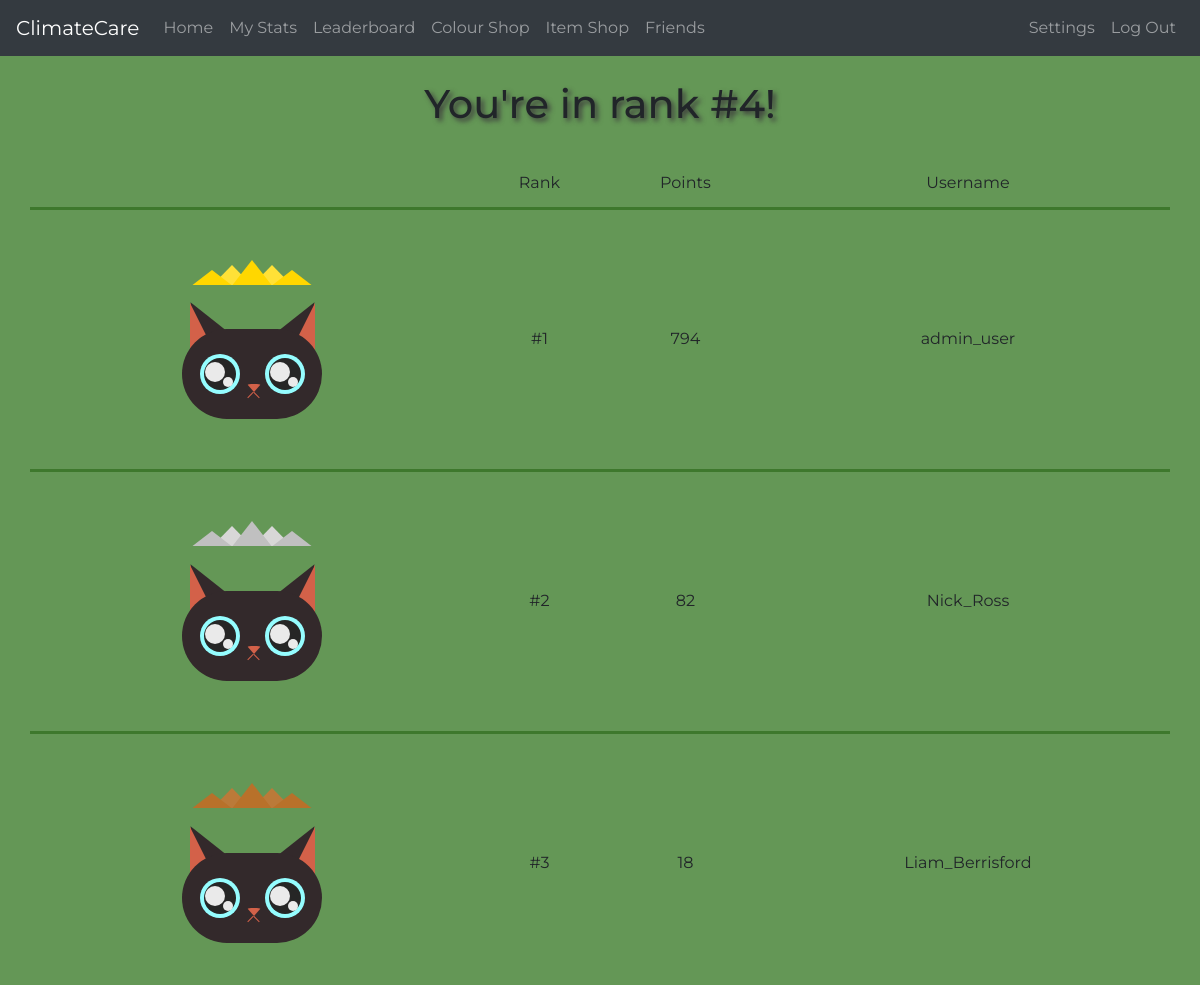
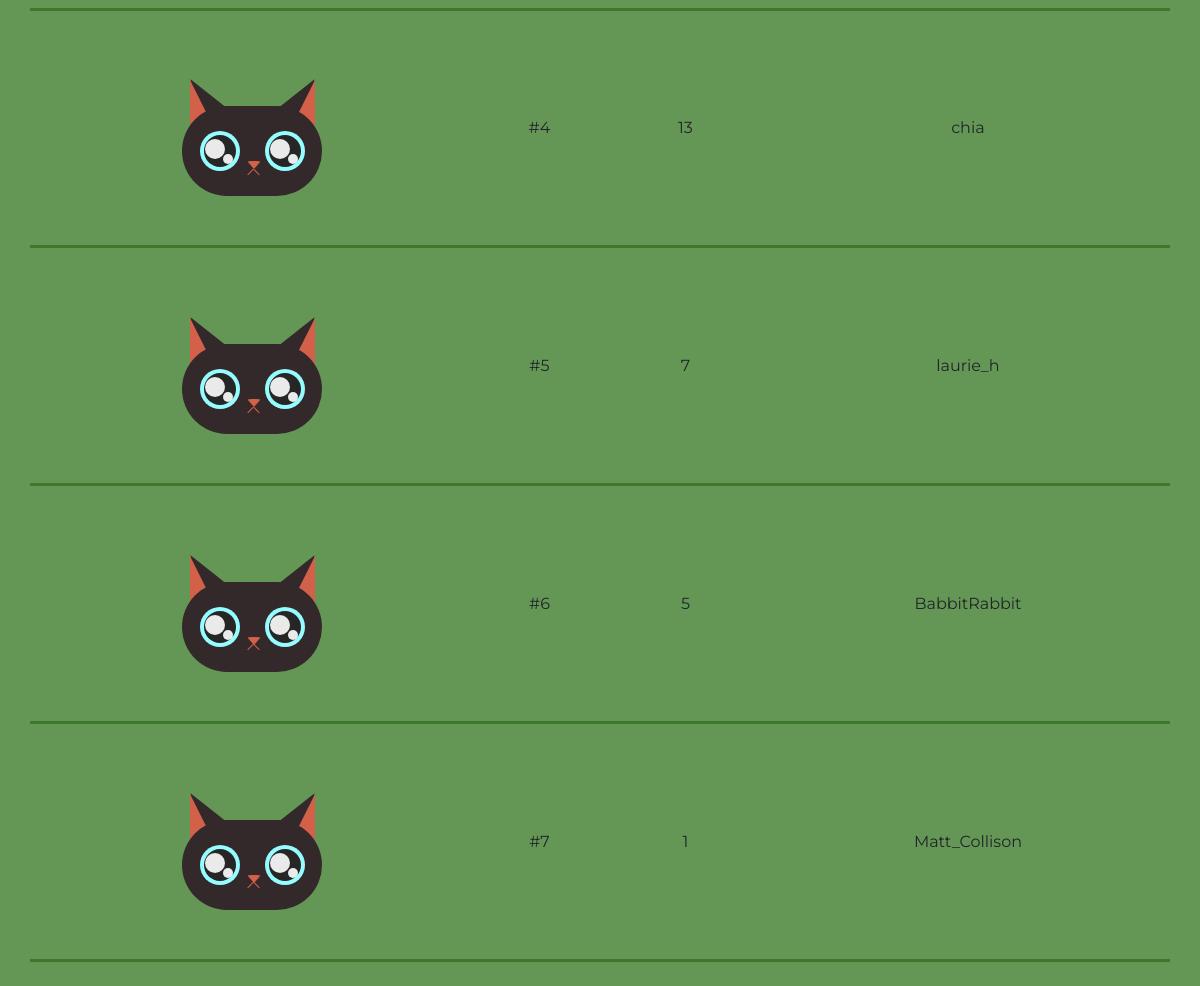
Page /climate/leaderboard (signed in) on the committed database (2 pictures, top to bottom).
### climate/models.py (models this page shows)
class Colour(models.Model):
    colour_id = models.CharField(primary_key=True, max_length=16)
    colour_hex_val = models.CharField(max_length=10)
    colour_hex_val_patch = models.CharField(max_length=10, default="", null=True)
    colour_cost = models.IntegerField(null=False, default=0)

### climate/views.py (the view)
# urls.py: path('leaderboard', views.leaderboard_page, name='leaderboard'),
@login_required(login_url='loginPage')
def leaderboard_page(request):
    leaderboard_data = return_leaderboard() #returns a list of dictionaries for
    user_rank = return_ranking(request.user.username)
    return render(request, 'leaderboard.html', {'data':leaderboard_data, 'rank':user_rank})

### climate/views.py (called while the page is built)
def return_leaderboard():
    leaderboard_output = [] #this is the ouput data, a list of dictionaries
    max_items = len(list(Profile.objects.all()))
    if max_items > 20: #ensures no more than 20 items are retrieved
        max_items = 20
    top_profiles = list(Profile.objects.all())[0:max_items] #retrieves the
    for i in top_profiles:
        username = (i.user).username
        points = i.points
        creature_eye_colour = i.creature.eye_colour
        creature_fur_colour = i.creature.fur_colour
        temp_dictionary = {
            "username": username,
            "points": points,
            "creature_eye_colour": creature_eye_colour,
            "creature_fur_colour": creature_fur_colour
        }
        leaderboard_output.append(temp_dictionary)
    return leaderboard_output

def return_ranking(username_required):
    all_profiles = list(Profile.objects.all())
    user_found = False
    search_count = 0
    while (user_found == False) and (search_count < len(all_profiles)):
        if all_profiles[search_count].user.username == username_required:
            user_found = True
        search_count = search_count + 1
    return search_count

### users/context_processors.py (called while the page is built)
def dev_or_gm_context(request):
    dev_or_gm_bool = is_dev_or_gm(request)
    return {
        'dev_or_gm_bool': dev_or_gm_bool
    }

### climate/templates/leaderboard.html (shortened to what this page needs)
{% extends "base.html" %}
{% load static %}
{% block head %}
    <link rel="stylesheet" type="text/css" href="{% static 'leaderboard.css' %}">
{% endblock %}
{% block content %}
    <br>
    <h1 id="own-rank">You're in rank #{{ rank }}!</h1>
    <br>
    <table class="container" id="leaderboard">
        <tr>
            <th></th>
            <th>Rank</th>
            <th>Points</th>
            <th>Username</th>
        </tr>
        {% for row in data %}
            <tr>
                <th>
                    <div class="first">
                        {% if forloop.counter == 1 %}
                            <div class="crown">
                                <div class="gold crown-point _1"></div>
                                <div class="gold2 crown-point _2"></div>
                                <div class="gold crown-point _3"></div>
                                <div class="gold2 crown-point _4"></div>
                                <div class="gold crown-point _5"></div>
                            </div>
                        {% endif %}
                        {% if forloop.counter == 2 %}
                            <div class="crown">
                                <div class="silver crown-point _1"></div>
                                <div class="silver2 crown-point _2"></div>
                                <div class="silver crown-point _3"></div>
                                <div class="silver2 crown-point _4"></div>
                                <div class="silver crown-point _5"></div>
                            </div>
                        {% endif %}
                        {% if forloop.counter == 3 %}
                            <div class="crown">
                                <div class="bronze crown-point _1"></div>
                                <div class="bronze2 crown-point _2"></div>
                                <div class="bronze crown-point _3"></div>
                                <div class="bronze2 crown-point _4"></div>
                                <div class="bronze crown-point _5"></div>
                            </div>
                        {% endif %}
                        <div class="cat-icon" id="cat{{ forloop.counter }}">
                            <div class="face" id="face{{ forloop.counter }}" data-colour="{{ row.creature }}">
                                <div class="inner-l"></div>
                                <div class="inner-r"></div>
                                <div class="eye-l">
                                    <div class="eyeball"><div class="eyeshine"><div class="eyeshine2"></div></div></div>
                                </div>
                                <div class="eye-r">
                                    <div class="eyeball"><div class="eyeshine"><div class="eyeshine2"></div></div></div>
                                </div>
                                <div class="nose">
                                    <div class="l1"></div>
                                    <div class="l2"></div>
                                </div>
                            </div>
                        </div>
                    </div>
                </th>
                <th>
                    #{{ forloop.counter }}
                </th>
                <th>{{ row.points }}</th>
                <th>{{ row.username }}</th>
            </tr>
        {% endfor %}
    </table>
    <br>
{% endblock %}

### climate/static/leaderboard.css (style rules this page uses)
:root { --c: #33292b; }
* { font-family: "Montserrat", sans-serif; }
body { background-color: #649756; }
h1 { font-family: "Montserrat", sans-serif; text-shadow: 3px 3px 5px #3e3d3d; }
#own-rank { text-align: center; }
table { border-collapse: collapse; }
td, th, tr { padding: 1%; text-align: center; font-family: "Montserrat", sans-serif; font-weight: normal; }
tr:nth-child(n+1) { border-bottom: 3px solid rgba(25, 90, 5, 0.5); }
.first { margin-top: 11%; margin-bottom: 5%; }
.crown { padding: 0%; width: max-content; height: fit-content; display: inline-flex; flex-wrap: nowrap; animation: pulse 4s ease infinite; }
.crown-point { margin: auto; width: 0; height: 0; border-left: 10px solid transparent; border-right: 10px solid transparent; border-bottom: 15px solid; }
.gold { border-bottom: 10px solid #FFD700; z-index: 1; }
.silver { border-bottom: 10px solid #C0C0C0; z-index: 1; }
.bronze { border-bottom: 10px solid #b8712a; z-index: 1; }
.gold2 { border-bottom: 10px solid #ffe137; z-index: 0; }
.silver2 { border-bottom: 10px solid #d8d7d7; z-index: 0; }
.bronze2 { border-bottom: 10px solid #bb7a39; z-index: 0; }
._1 { transform: scale(1.95, 1.5); transform-origin: bottom; }
._2 { transform: scale(1.95, 2); transform-origin: bottom; }
._3 { transform: scale(1.95, 2.5); transform-origin: bottom; }
._4 { transform: scale(1.95, 2); transform-origin: bottom; }
._5 { transform: scale(1.95, 1.5); transform-origin: bottom; }
.cat-icon { margin: auto; width: fit-content; height: fit-content; padding-top: 9%; padding-bottom: 4%; }
.face { background-color: #33292b; height: 90px; width: 140px; border-radius: 50px; position: relative; }
.face:before, .face:after { position: absolute; content: ""; width: 0; height: 0; border-bottom: 50px solid #33292b; border-color: var(--c); border-left: 20px solid transparent; border-right: 20px solid transparent; z-index: -2; }
.face:before { bottom: 70px; left: 1px; transform: rotate(-30deg); animation: ear-l 10s infinite; }
.face:after { bottom: 70px; left: 100px; transform: rotate(30deg); }
.inner-l { width: 0; height: 0; border-bottom: 50px solid #d36149; border-right: 25px solid transparent; position:relative; z-index: -1; bottom: 26px; left: 8px; animation: inner-ear-l 10s infinite; }
.inner-r { bottom: 76px; left: 108px; width: 0; height: 0; border-bottom: 50px solid #d36149; border-left: 25px solid transparent; position:relative; z-index: -1; }
.eye-l,.eye-r { background-color: #95fdff; height: 40px; width: 40px; border-radius: 50%; position: relative; z-index: 2; }
.eye-l { bottom: 75px; left: 18px; animation: blink-outer 5s infinite; }
.eye-r { bottom: 115px; left: 83px; animation: blink-outer 5s infinite; }
.eyeball { background-color: #262626; height: 32px; width: 32px; border-radius: 50%; position: relative; top: 4px; left: 4px; animation: blink 5s infinite; }
.eyeshine { background-color: #eaeaea; height: 20px; width: 20px; border-radius: 50%; position: absolute; top: 4px; left: 1px; animation: eyeshine-rotate 1s infinite; }
.eyeshine2 { background-color: #eaeaea; height: 10px; width: 10px; border-radius: 50%; position: absolute; top: 15px; left: 18px; animation: eyeshine-rotate 1s infinite; }
.nose { height: 0px; width: 0px; border-top: 8px solid #d36149; border-left: 7px solid transparent; border-right: 7px solid transparent; border-radius: 30%; position: relative; bottom: 125px; left: 65px; }
.l1,.l2 { background-color: #d36149; height: 8px; width: 1px; position: relative; }
.l1 { transform: rotate(45deg); right: 3.5px; bottom: 1.5px; }
.l2 { transform: rotate(-45deg); bottom: 9.5px; left: 2px; }

### climate/templates/base.html (style rules this page uses)
* { font-family: "Montserrat", sans-serif; }

### rows in the picture
Colour: points "794", username "admin_user", points "82", username "Nick_Ross", points "18", username "Liam_Berrisford", points "13", username "chia", points "7", username "laurie_h", points "5", username "BabbitRabbit", points "1", username "Matt_Collison"

### other values in the picture
{{ rank }} "4"
